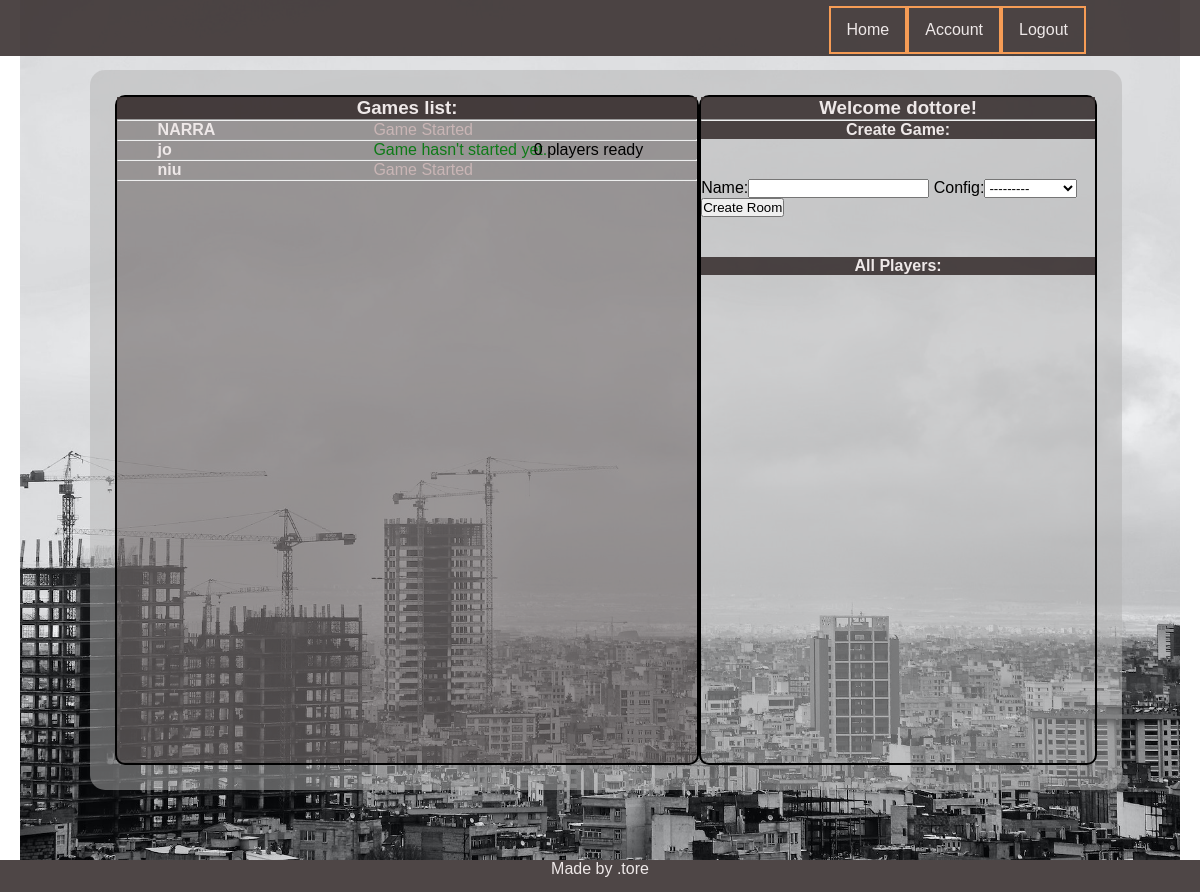
The page /player/home/s (signed in) on the database as committed earlier.
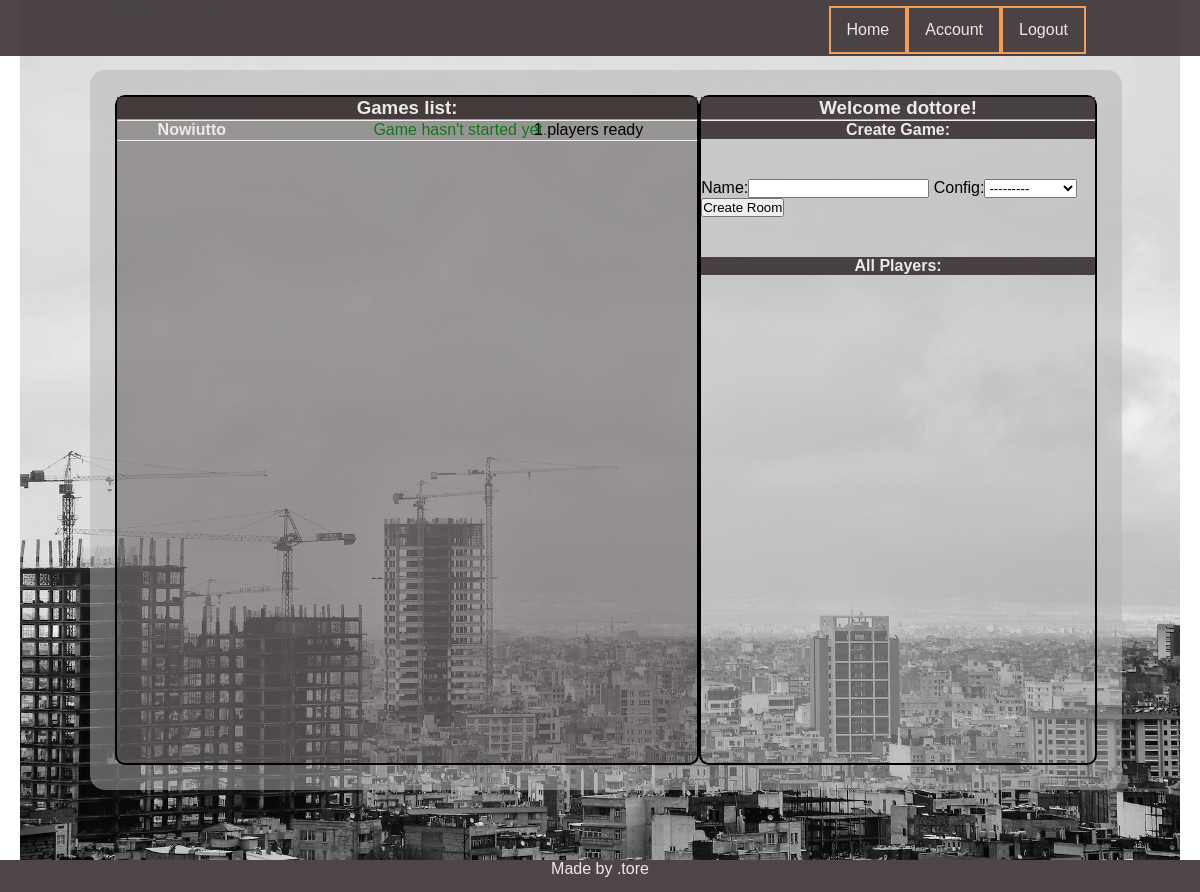
The same page on the database as committed later.
### game/models.py (models this page shows, shortened)
class Game(models.Model):
    name = models.CharField(max_length=150)
    host = models.CharField(max_length=10)
    config = models.ForeignKey(Config, on_delete=models.CASCADE, related_name='game_config', blank=True, null=True)
    is_played = models.BooleanField(default=False)
    max_players = models.IntegerField(default=4)
    who_is_ready = models.ManyToManyField(Player, related_name="guys_ready", blank=True)
    who_is_playing = models.ManyToManyField(Player, related_name="guys_playing", blank=True)
    turn = models.IntegerField(default=1)
    turn_of_player = models.ForeignKey(Player, on_delete=models.CASCADE, related_name='czyja_tura', blank=True,
                                       null=True)
    @property
    def how_many_players_ready(self):
        return self.who_is_ready.count()

class Config(models.Model):
    name = models.CharField(max_length=150)
    nr_of_fields = models.IntegerField(default=28)
    special = models.IntegerField(default=8)
    start_money = models.IntegerField(default=1000)
    def __str__(self):
        return self.name

### player/models.py (models this page shows, shortened)
class Player(models.Model):
    name = models.ForeignKey(User, on_delete=models.CASCADE, related_name='player_name')
    parent = models.CharField(max_length =10)
    nick = models.CharField(max_length=10)
    in_game = models.BooleanField(default=False)
    moved = models.BooleanField(default=False, null=True, blank=True)
    money = models.IntegerField(default=150)
    position = models.IntegerField(default=0, null=True, blank=True)
    properties = models.CharField(max_length=400, null=True, default="")
    description = models.TextField(max_length=300, null=True)
    def __str__(self):
        return self.nick

### player/views.py (the view)
# urls.py: path('home/s', home, name='home'),
@login_required
def home(request):
    usr = request.user.username
    player = Player.objects.get(parent=usr)
    games = Game.objects.all()
    form = CreateGame
    args = {'usr': usr, 'games': games, 'form': form, 'player':player}
    return render(request, 'player/home.html', args)

### templates/player/home.html (shortened to what this page needs)
{% extends 'base.html' %} {% load static %}  {% block css %}
<link rel="stylesheet" href="{% static 'css/home.css' %}" />
{% endblock %} {% block content %}
<section class="lobby">
  <div class="__header">
    <h3>Games list:</h3>
  </div>
  <hr />
  <ul class="games_list">
    {% for g in games %}
    <div class="game_list__container">
      <li class="game_list__game">
        <a class="game_list__room" href="{% url 'detail' g.id %}">
          <strong>{{g.name}}</strong>
        </a>
        {% if g.is_played %}
        <span class="__game_status --gray">Game Started</span>
        {% else %}
        <span class="__game_status --green">Game hasn't started yet.</span>
        {% if g.how_many_players_ready == 4 %}
        <span class="__players_status --red"> Full</span> {% else %}
        <span class="__players_status">
          {{g.how_many_players_ready}} players ready{% endif %}
        </span>
        {% endif %}
      </li>
    </div>
    <hr />
    {% endfor %}
  </ul>
</section>
<section class="user_menu">
  <div class="__header">
    <h1>Welcome {{player}}!</h1>
  </div>
  <hr />
  <div class="__header">
    <h4>Create Game:</h4>
  </div>
  <form class="new_game_form" method="POST" action='{% url "new_room"%}'>
    {% csrf_token %} {{form}}
    <button type="submit" name="create" value="ok">Create Room</button>
  </form>
  <div class="__header">
    <h4>All Players:</h4>
  </div>
</section>
{% endblock %}

### templates/base.html (shortened to what this page needs)
{% load static %}
<!doctype html>
<html class="no-js" lang="en-en">
    <head>
        <link rel="stylesheet" href="{% static 'css/main.css' %}">
        {% block css %}
        {% endblock %}
</head>
<body>
   <nav class="navbar">
        <ul class ='navbar-list'>
            <li><a class="navbar-item" href="/">Home</a></li>
                {% if user.is_authenticated %}
            <li><a class="navbar-item" href="{% url 'player_account' user.username "pusty"%}">Account</a></li>
            <li><a class="navbar-item" href="{% url 'player_logout' %}">Logout</a></li>
                {% else %}
            <li><a class="navbar-item" href="{% url 'player_login' %}"> Login </a> </li>
                {% endif %}
        </ul>
    </nav>
        <div class ="bg">
            <section class='s_main'>
                <div class="content-container">
                    {% block content %}
                    {% endblock %}
                 </div>
            </section>
        </div>
    <footer>
        Made by .tore
    </footer>
</body>
</html>

### static/css/main.css (style rules this page uses)
* { padding: 0; margin: 0; box-sizing: border-box; }
body { font-family: "Noto Sans JP", sans-serif; }
:root { --main-bg-color: hsla(0, 0%, 70%, 50%); --main-bars-color: rgba(59, 50, 50, 0.9); --main-color-alpha: rgba(39, 26, 26, 0.3); --main-gold-border: #f69c55; --font-color: rgb(238, 232, 232); }
.navbar { position: absolute; height: 7vh; width: 100%; background-color: var(--main-bars-color); color: var(--font-color); z-index: 100; }
.navbar-list { position: absolute; display: flex; list-style: none; right: 10vw; height: 6vh; }
.navbar-item { display: flex; justify-content: center; align-items: center; height: 100%; width: 100%; border: 2px solid var(--main-gold-border); color: var(--font-color); text-decoration: none; margin: 6px; padding: 10px; font-weight: 400; z-index: 10; cursor: pointer; }
.s_main { position: relative; width: 100vw; padding: 50px; }
.bg { height: 100%; background: url(city_bg.jpg); background-size: cover; margin: 0 20px; }
.content-container { margin: 25px; padding: 25px; background-color: var(--main-bg-color); border-radius: 15px; }
footer { position: absolute; height: 4vh; width: 100vw; color: var(--font-color); background-color: var(--main-bars-color); text-align: center; }

### static/css/home.css (style rules this page uses)
.content-container { display: flex; margin: 20px; height: 90vh; width: 86vw; }
.user_menu, .lobby { border: 2px solid black; border-radius: 10px; }
.lobby { width: 70%; background-color: var(--main-color-alpha); }
.__header { color: var(--font-color); background-color: var(--main-bars-color); text-align: center; }
.games_list { list-style: none; }
.game_list__game { margin-left: 7%; position: relative; }
.game_list__room { text-decoration: none; color: var(--font-color); }
.__game_status, .__players_status { position: absolute; }
.__game_status { left: 40%; }
.__players_status { right: 10%; }
.new_game_form { margin: 40px 0; }
.--green { color: rgb(14, 122, 23); }

Rows that differ between the two databases and show on the page:
removed Game: name "NARRA", is_played "Game Started"
removed Game: name "jo", how_many_players_ready "0"
removed Game: name "niu", is_played "Game Started"
added Game: name "Nowiutto", how_many_players_ready "1"
